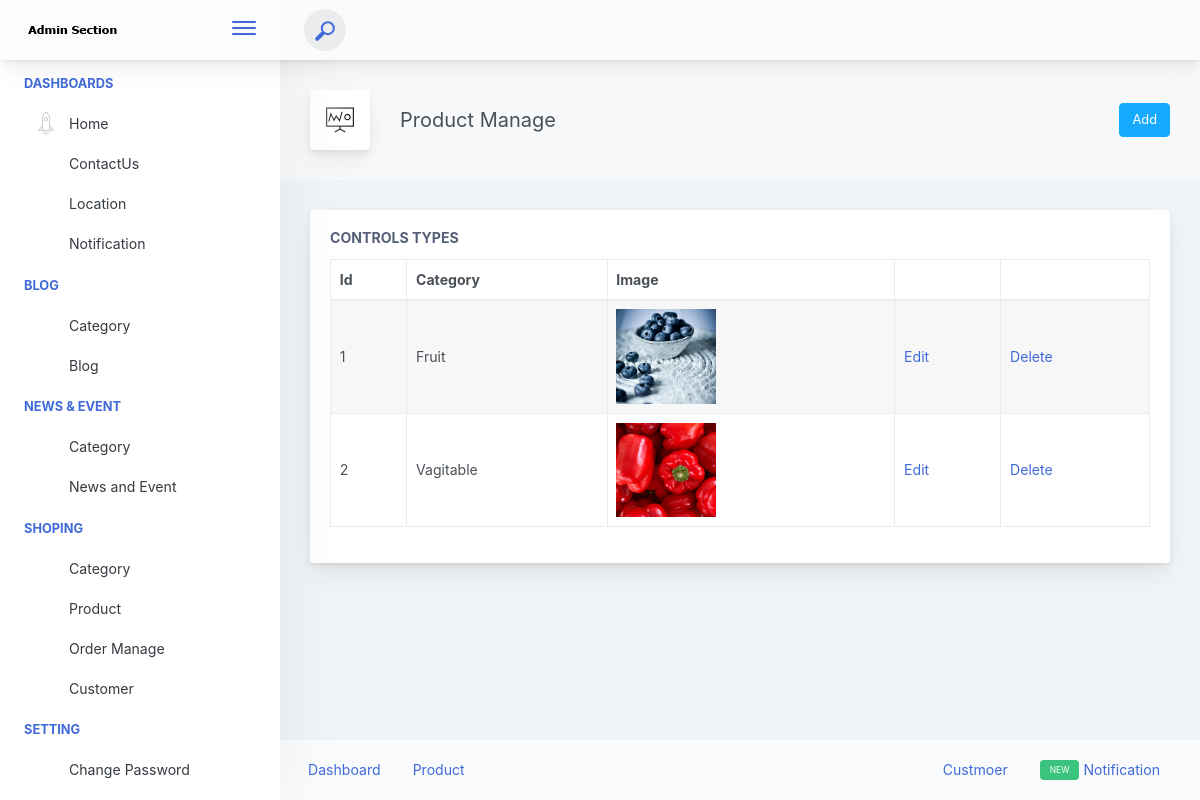
Page /Admin/AdminProductCategoryShow.php on the committed database.
### tables this page shows
CREATE TABLE `tbl_productcategory` (
  `CategoryId` int(11) NOT NULL,
  `CategoryName` varchar(200) NOT NULL,
  `PhotoUrl` varchar(200) NOT NULL
);

### Admin/AdminProductCategoryShow.php (the view, shortened to what this page needs)
<?php
    include("../connection.php");
?>
<!doctype html>
<html lang="en">
<head>
<link href="./main.css" rel="stylesheet"></head>
<body>
    <div class="app-container app-theme-white body-tabs-shadow fixed-sidebar fixed-header">
            <?php
                include("AdminHeader.php");
            ?>
        <div class="app-main">
                <?php
                    include("AdminMenu.php");
                ?>
            <div class="app-main__outer">
                <div class="app-main__inner">
                    <div class="app-page-title">
                        <div class="page-title-wrapper">
                            <div class="page-title-heading">
                                <div class="page-title-icon">
                                    <i class="pe-7s-display1 icon-gradient bg-premium-dark">
                                    </i>
                                </div>
                                <div>Product Manage
                                </div>
                            </div>
                            <div class="page-title-actions">
                                <div class="d-inline-block dropdown">
                                    <a href="AdminProductCategoryAdd.php"><button type="button"class="btn-shadow  btn btn-info">Add</button></a>
                                </div>
                            </div>
                        </div>
                    </div>
                    <div class="row">
                        <div class="col-md-12">
                            <div class="main-card mb-3 card">
                                <div class="card-body"><h5 class="card-title">Controls Types</h5>
                                    <div class="mb-3">
                                    <table class="mb-0 table table-bordered table-hover table-striped">
                                        <thead>
                                            <tr>
                                                <th>Id</th>
                                                <th>Category</th>
                                                <th>Image</th>
                                                <th></th>
                                                <th></th>
                                            </tr>
                                        </thead>
                                        <tbody>
                                        <?php
                                            $qry="SELECT * FROM tbl_productcategory";
                                            $tbl=mysqli_query($con,$qry);
                                            while($row=mysqli_fetch_array($tbl)){
                                        ?>
                                        <tr>
                                            <td><?php echo $row["CategoryId"];?></td>
                                            <td><?php echo $row["CategoryName"];?></td>
                                            <td><img src='../<?php echo $row["PhotoUrl"]; ?>' style="width: 100px"/></td>
                                            <td><a href="AdminProductCategoryEdit.php?eid=<?php echo $row["CategoryId"];?>">Edit</a></td>
                                            <td><a  href='AdminProductCategoryShow.php?did=<?php echo $row["CategoryId"];?>' onclick="return confirm('Are you sure?')">Delete</a></td>
                                        </tr>
                                        <?php
                                            }
                                        ?>
                                        </tbody>
                                    </table>
                                    </div>
                                </div>
                            </div>
                        </div>
                    </div>
                </div>
                <?php
                    include("AdminFooter.php");
                ?>
            </div>
        </div>
    </div>
</body>
</html>

### Admin/AdminHeader.php (shortened to what this page needs)
<div class="app-header header-shadow">
            <div class="app-header__logo">
                <div class="logo-src"></div>
                <div class="header__pane ml-auto">
                    <div>
                        <button type="button" class="hamburger close-sidebar-btn hamburger--elastic" data-class="closed-sidebar">
                            <span class="hamburger-box">
                                <span class="hamburger-inner"></span>
                            </span>
                        </button>
                    </div>
                </div>
            </div>
                <div class="app-header__content">
                <div class="app-header-left">
                    <div class="search-wrapper">
                        <div class="input-holder">
                            <button class="search-icon"><span></span></button>
                        </div>
                    </div>
                      </div>
            </div>
        </div>

### Admin/AdminMenu.php (shortened to what this page needs)
<div class="app-sidebar sidebar-shadow">
    <div class="scrollbar-sidebar">
        <div class="app-sidebar__inner">
            <ul class="vertical-nav-menu">
                <li class="app-sidebar__heading">Dashboards</li>
                <li>
                    <a href="index.php" class="<?php if($currentPage== "home"){echo "mm-active";}?>">
                        <i class="metismenu-icon pe-7s-rocket"></i>
                        Home
                    </a>
                </li>
                <li>
                    <a class="<?php if($currentPage== "contact"){echo "mm-active";}?>" href="AdminContactUsManage.php">ContactUs</a>
                </li>
                <li>
                    <a href="AdminLocation.php">Location</a>
                </li>
                <li>
                    <a href="AdminNotificationShow.php">Notification</a>
                </li>
                <li class="app-sidebar__heading">Blog</li>
                <li>
                    <a href="AdminBlogCategoryShow.php">Category</a>
                    <a href="AdminBlogShow.php">Blog</a>
                </li>
                <li class="app-sidebar__heading">News & Event</li>
                <li>
                    <a href="AdminNewsEventCategoryShow.php">Category</a>
                    <a href="AdminNewsEventShow.php">News and Event</a>
                </li>
                <li class="app-sidebar__heading">Shoping</li>
                <li>
                    <a href="AdminProductCategoryShow.php">Category</a>
                    <a href="AdminProductShow.php">Product</a>
                    <a href="AdminOrderMenageShow.php">Order Manage</a>
                    <a href="AdminCustomer.php">Customer</a>
                </li>
                <li class="app-sidebar__heading">Setting</li>
                <li>
                    <a href="AdminChangePassword.php">Change Password</a>
                </li>
                <li>
                    <a href="AdminLogout.php">Log Out</a>
                </li>
            </ul>
        </div>
    </div>
</div>

### Admin/AdminFooter.php
<div class="app-wrapper-footer">
    <div class="app-footer">
        <div class="app-footer__inner">
            <div class="app-footer-left">
                <ul class="nav">
                    <li class="nav-item">
                        <a href="index.php" class="nav-link">
                        Dashboard
                        </a>
                    </li>
                    <li class="nav-item">
                        <a href="AdminProductShow.php" class="nav-link">
                            Product
                        </a>
                    </li>
                </ul>
            </div>
            <div class="app-footer-right">
                <ul class="nav">
                    <li class="nav-item">
                        <a href="AdminCustomer.php" class="nav-link">
                           Custmoer
                        </a>
                    </li>
                    <li class="nav-item">
                        <a href="AdminNotificationShow.php" class="nav-link">
                            <div class="badge badge-success mr-1 ml-0">
                                <small>NEW</small>
                            </div>
                            Notification
                        </a>
                    </li>
                </ul>
            </div>
        </div>
    </div>
</div>

### rows in the picture
tbl_productcategory: CategoryId "1", CategoryName "Fruit", PhotoUrl (picture)
tbl_productcategory: CategoryId "2", CategoryName "Vagitable", PhotoUrl (picture)
